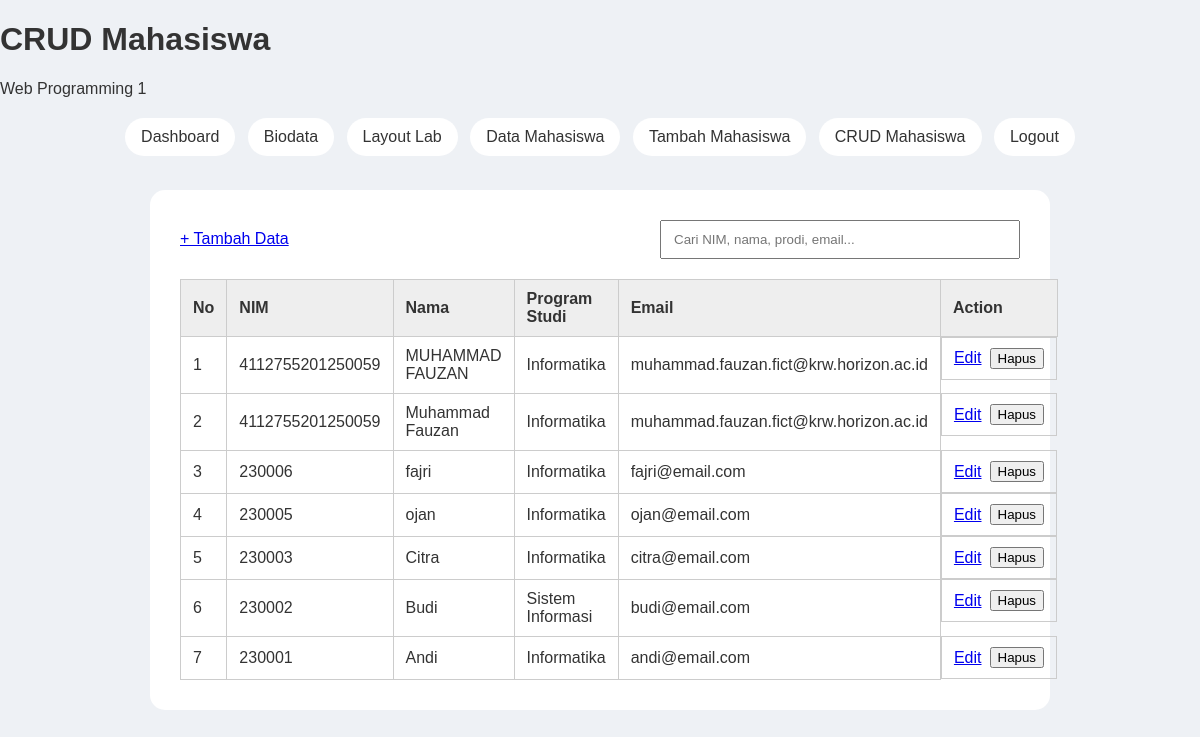
Page /crud/index.php (signed in) on the committed database.
### tables this page shows
CREATE TABLE `mahasiswa` (
  `id` int NOT NULL,
  `nim` varchar(20) NOT NULL,
  `nama` varchar(100) NOT NULL,
  `program_studi` varchar(100) NOT NULL,
  `email` varchar(100) NOT NULL
);

### crud/index.php (the view, shortened to what this page needs)
<?php
require_once "../config/koneksi.php";
$sql = "SELECT id, nim, nama, program_studi, email
 FROM mahasiswa
 ORDER BY id DESC";
$result = $conn->query($sql);
?>
<!DOCTYPE html>
<html lang="id">
<head>
 <link rel="stylesheet" href="../assets/css/style.css">
</head>
<body>
<header>
 <h1>CRUD Mahasiswa</h1>
 <p>Web Programming 1</p>
</header>
<nav>
 <a href="../pages/dashboard.php">Dashboard</a>
 <a href="../pages/index.php">Biodata</a>
 <a href="../pages/layout.php">Layout Lab</a>
 <a href="../pages/data_mahasiswa.php">Data Mahasiswa</a>
 <a href="../pages/form_mahasiswa.php">Tambah Mahasiswa</a>
 <a href="index.php">CRUD Mahasiswa</a>
 <a href="../proses/logout.php">Logout</a>
</nav>
<main>
<section>
 <div class="crud-toolbar">
 <a class="btn" href="tambah.php">+ Tambah Data</a>
 <input type="search" id="searchMahasiswa" placeholder="Cari NIM, nama, prodi, email...">
 </div>
 <table class="data-table" id="crudTable">
 <thead>
 <tr>
 <th>No</th>
 <th>NIM</th>
 <th>Nama</th>
 <th>Program Studi</th>
 <th>Email</th>
 <th>Action</th>
 </tr>
 </thead>
 <tbody>
 <?php $no = 1; ?>
 <?php while ($row = $result->fetch_assoc()): ?>
 <tr>
 <td><?= $no++; ?></td>
 <td><?= htmlspecialchars($row["nim"]); ?></td>
 <td><?= htmlspecialchars($row["nama"]); ?></td>
 <td><?= htmlspecialchars($row["program_studi"]); ?></td>
 <td><?= htmlspecialchars($row["email"]); ?></td>
 <td class="actions">
    <a href="edit.php?id=<?= $row["id"]; ?>">Edit</a>
 <form action="../proses/proses_hapus.php"
 method="POST"
class="delete-form">
<button type="submit" class="btn-delete">Hapus</button>
 </form>
 </td>
 </tr>
 <?php endwhile; ?>
 </tbody>
 </table>
</section>
</main>
</body>
</html>

### assets/css/style.css (style rules this page uses)
* { box-sizing: border-box; }
html { scroll-behavior: smooth; }
body { margin: 0; font-family: Arial, sans-serif; background-color: #eef1f5; color: #333; }
nav { text-align: center; margin-bottom: 30px; }
nav a { display: inline-block; background-color: white; color: #333; text-decoration: none; padding: 10px 16px; margin: 4px; border-radius: 20px; }
main { max-width: 900px; margin: auto; }
section { background-color: white; padding: 30px; margin-bottom: 20px; border-radius: 15px; }
.data-table { width: 100%; border-collapse: collapse; margin-top: 16px; }
.data-table th, .data-table td { border: 1px solid #cccccc; padding: 10px 12px; text-align: left; }
.data-table th { background-color: #eeeeee; }
.crud-toolbar { display: flex; justify-content: space-between; align-items: center; gap: 16px; margin-bottom: 20px; }
.crud-toolbar input { width: min(100%, 360px); padding: 10px 12px; }
.actions { display: flex; gap: 8px; align-items: center; }
.delete-form { display: inline; margin: 0; }

### rows in the picture
mahasiswa: nim "4112755201250059", nama "MUHAMMAD FAUZAN", program_studi "Informatika", email "muhammad.fauzan.fict@krw.horizon.ac.id"
mahasiswa: nim "4112755201250059", nama "Muhammad Fauzan", program_studi "Informatika", email "muhammad.fauzan.fict@krw.horizon.ac.id"
mahasiswa: nim "230006", nama "fajri", program_studi "Informatika", email "fajri@email.com"
mahasiswa: nim "230005", nama "ojan", program_studi "Informatika", email "ojan@email.com"
mahasiswa: nim "230003", nama "Citra", program_studi "Informatika", email "citra@email.com"
mahasiswa: nim "230002", nama "Budi", program_studi "Sistem Informasi", email "budi@email.com"
mahasiswa: nim "230001", nama "Andi", program_studi "Informatika", email "andi@email.com"
